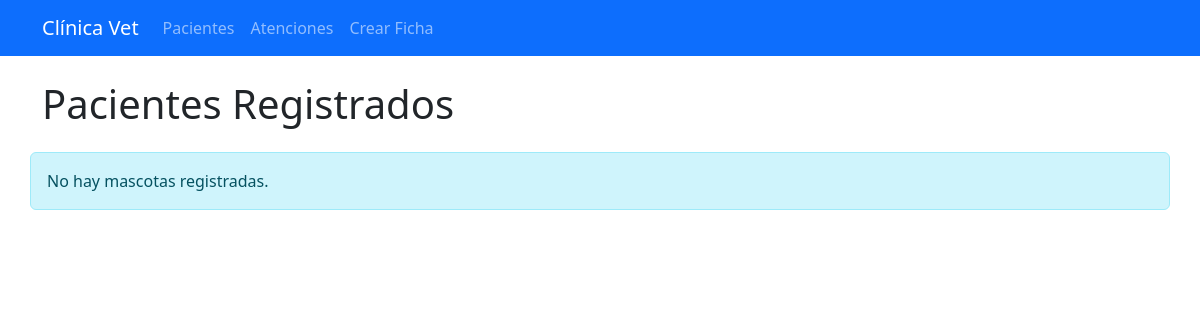
Before: / with the older database file.
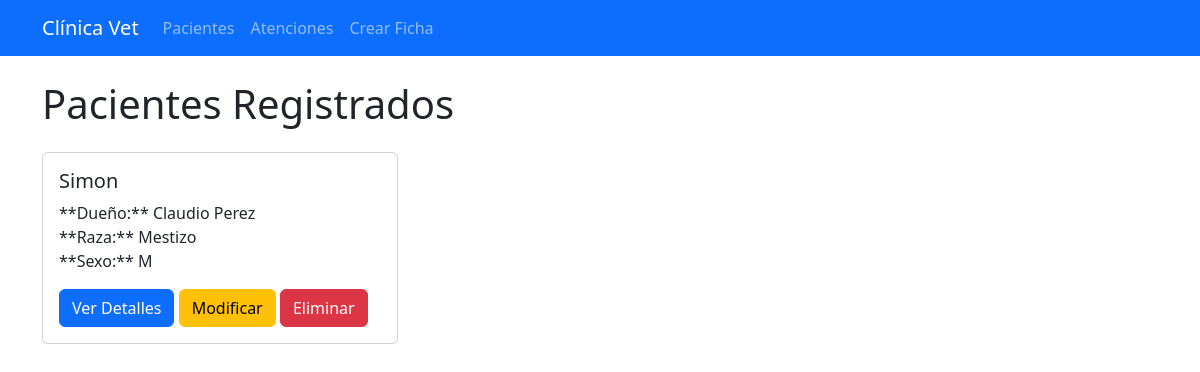
After: the same page with the newer database file.
### principal/models.py (models this page shows, shortened)
class FichaMascota(models.Model):
    idficha_mascota = models.IntegerField(primary_key=True)
    nombre = models.CharField(max_length=45)
    num_chip = models.CharField(max_length=45, blank=True, null=True)
    sexo = models.CharField(max_length=1, choices=SEXO_CHOICES)
    fecha_nacimiento = models.DateField()
    raza = models.CharField(max_length=45)
    dueño = models.ForeignKey(Dueno, on_delete=models.CASCADE)
    asistente = models.ForeignKey(Asistente, on_delete=models.SET_NULL, null=True)

class Dueno(models.Model):
    iddueño = models.IntegerField(primary_key=True)
    run = models.CharField(max_length=45, unique=True)
    nombres = models.CharField(max_length=45)
    apellidos = models.CharField(max_length=45)
    email = models.EmailField(max_length=45)
    fono_contacto1 = models.CharField(max_length=45)
    fono_contacto2 = models.CharField(max_length=45, blank=True, null=True)

### principal/views.py (the view)
# urls.py: path('', views.lista_mascotas, name='lista_mascotas'),
def lista_mascotas(request):
    mascotas = FichaMascota.objects.all()
    return render(request, 'principal/lista_mascotas.html', {'mascotas': mascotas})

### principal/templates/principal/lista_mascotas.html (shortened to what this page needs)
{% extends 'principal/base.html' %}
{% block content %}
    <h1 class="mb-4">Pacientes Registrados</h1>
    <div class="row">
        {% for mascota in mascotas %}
        <div class="col-md-4 mb-4">
            <div class="card h-100">
                <div class="card-body">
                    <h5 class="card-title">{{ mascota.nombre }}</h5>
                    <p class="card-text">
                        **Dueño:** {{ mascota.dueño.nombres }} {{ mascota.dueño.apellidos }}<br>
                        **Raza:** {{ mascota.raza }}<br>
                        **Sexo:** {{ mascota.sexo }}
                    </p>
                    <a href="{% url 'detalle_mascota' mascota.pk %}" class="btn btn-primary">Ver Detalles</a>
                    <a href="{% url 'modificar_ficha_mascota' mascota.pk %}" class="btn btn-warning">Modificar</a>
                    <a href="{% url 'eliminar_ficha_mascota' mascota.pk %}" class="btn btn-danger">Eliminar</a>
                </div>
            </div>
        </div>
        {% empty %}
        <div class="alert alert-info" role="alert">
            No hay mascotas registradas.
        </div>
        {% endfor %}
    </div>
{% endblock %}

### principal/templates/principal/base.html (shortened to what this page needs)
<!DOCTYPE html>
<html lang="es">
<head>
    <link href="https://cdn.jsdelivr.net/npm/bootstrap@5.3.3/dist/css/bootstrap.min.css" rel="stylesheet">
</head>
<body>
    <nav class="navbar navbar-expand-lg navbar-dark bg-primary">
        <div class="container">
            <a class="navbar-brand" href="#">Clínica Vet</a>
            <div class="collapse navbar-collapse" id="navbarNav">
                <ul class="navbar-nav">
                    <li class="nav-item">
                        <a class="nav-link" href="{% url 'lista_mascotas' %}">Pacientes</a>
                    </li>
                    <li class="nav-item">
                        <a class="nav-link" href="#">Atenciones</a>
                    </li>
                    <li class="nav-item">
                        <a class="nav-link" href="{% url 'crear_dueno' %}">Crear Ficha</a>
                    </li>
                </ul>
            </div>
        </div>
    </nav>
    <div class="container mt-4">
        {% block content %}
        {% endblock %}
    </div>
</body>
</html>

Changed rows visible on the page:
added FichaMascota: nombre "Simon", dueño.nombres "Claudio", dueño.apellidos "Perez", raza "Mestizo", sexo "M"
Other visible differences:
text no longer shown: "No hay mascotas registradas."
